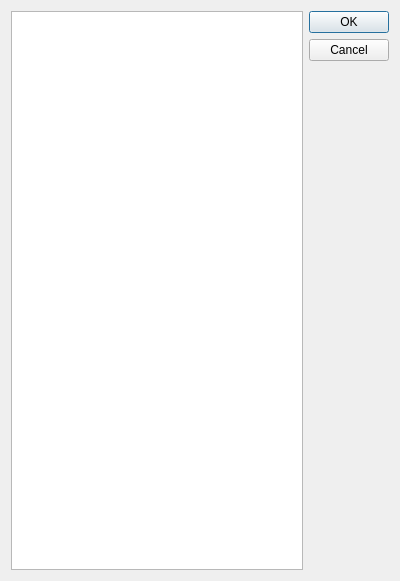
<?xml version="1.0" encoding="UTF-8"?>
<ui version="4.0">
 <class>AddCountryDialog</class>
 <widget class="QDialog" name="AddCountryDialog">
  <property name="geometry">
   <rect>
    <x>0</x>
    <y>0</y>
    <width>400</width>
    <height>581</height>
   </rect>
  </property>
  <property name="windowTitle">
   <string>Dialog</string>
  </property>
  <layout class="QHBoxLayout" name="horizontalLayout">
   <item>
    <widget class="QTableView" name="tableView">
     <property name="editTriggers">
      <set>QAbstractItemView::AnyKeyPressed|QAbstractItemView::DoubleClicked|QAbstractItemView::EditKeyPressed|QAbstractItemView::SelectedClicked</set>
     </property>
    </widget>
   </item>
   <item>
    <widget class="QDialogButtonBox" name="buttonBox">
     <property name="orientation">
      <enum>Qt::Vertical</enum>
     </property>
     <property name="standardButtons">
      <set>QDialogButtonBox::Cancel|QDialogButtonBox::Ok</set>
     </property>
    </widget>
   </item>
  </layout>
 </widget>
 <resources/>
 <connections>
  <connection>
   <sender>buttonBox</sender>
   <signal>accepted()</signal>
   <receiver>AddCountryDialog</receiver>
   <slot>accept()</slot>
   <hints>
    <hint type="sourcelabel">
     <x>248</x>
     <y>254</y>
    </hint>
    <hint type="destinationlabel">
     <x>157</x>
     <y>274</y>
    </hint>
   </hints>
  </connection>
  <connection>
   <sender>buttonBox</sender>
   <signal>rejected()</signal>
   <receiver>AddCountryDialog</receiver>
   <slot>reject()</slot>
   <hints>
    <hint type="sourcelabel">
     <x>316</x>
     <y>260</y>
    </hint>
    <hint type="destinationlabel">
     <x>286</x>
     <y>274</y>
    </hint>
   </hints>
  </connection>
 </connections>
</ui>
